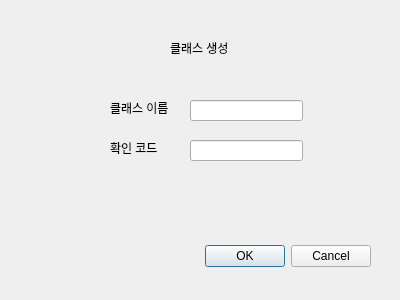
<?xml version="1.0" encoding="UTF-8"?>
<ui version="4.0">
 <class>Dialog</class>
 <widget class="QDialog" name="Dialog">
  <property name="geometry">
   <rect>
    <x>0</x>
    <y>0</y>
    <width>400</width>
    <height>300</height>
   </rect>
  </property>
  <property name="windowTitle">
   <string>Dialog</string>
  </property>
  <widget class="QDialogButtonBox" name="buttonBox">
   <property name="geometry">
    <rect>
     <x>30</x>
     <y>240</y>
     <width>341</width>
     <height>32</height>
    </rect>
   </property>
   <property name="orientation">
    <enum>Qt::Horizontal</enum>
   </property>
   <property name="standardButtons">
    <set>QDialogButtonBox::Cancel|QDialogButtonBox::Ok</set>
   </property>
  </widget>
  <widget class="QLabel" name="label">
   <property name="geometry">
    <rect>
     <x>170</x>
     <y>40</y>
     <width>60</width>
     <height>16</height>
    </rect>
   </property>
   <property name="text">
    <string>클래스 생성</string>
   </property>
  </widget>
  <widget class="QLineEdit" name="lineEdit_className">
   <property name="geometry">
    <rect>
     <x>190</x>
     <y>100</y>
     <width>113</width>
     <height>21</height>
    </rect>
   </property>
  </widget>
  <widget class="QLineEdit" name="lineEdit_classCode">
   <property name="geometry">
    <rect>
     <x>190</x>
     <y>140</y>
     <width>113</width>
     <height>21</height>
    </rect>
   </property>
  </widget>
  <widget class="QLabel" name="label_className">
   <property name="geometry">
    <rect>
     <x>110</x>
     <y>100</y>
     <width>60</width>
     <height>16</height>
    </rect>
   </property>
   <property name="text">
    <string>클래스 이름</string>
   </property>
  </widget>
  <widget class="QLabel" name="label_classCode">
   <property name="geometry">
    <rect>
     <x>110</x>
     <y>140</y>
     <width>60</width>
     <height>16</height>
    </rect>
   </property>
   <property name="text">
    <string>확인 코드</string>
   </property>
  </widget>
 </widget>
 <resources/>
 <connections>
  <connection>
   <sender>buttonBox</sender>
   <signal>accepted()</signal>
   <receiver>Dialog</receiver>
   <slot>accept()</slot>
   <hints>
    <hint type="sourcelabel">
     <x>248</x>
     <y>254</y>
    </hint>
    <hint type="destinationlabel">
     <x>157</x>
     <y>274</y>
    </hint>
   </hints>
  </connection>
  <connection>
   <sender>buttonBox</sender>
   <signal>rejected()</signal>
   <receiver>Dialog</receiver>
   <slot>reject()</slot>
   <hints>
    <hint type="sourcelabel">
     <x>316</x>
     <y>260</y>
    </hint>
    <hint type="destinationlabel">
     <x>286</x>
     <y>274</y>
    </hint>
   </hints>
  </connection>
 </connections>
</ui>
